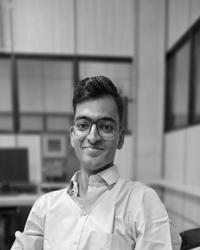
#> input picture Media/gray.jpg, 200 x 250 px, found by its file name
$ python pract3.py
#> lines starting #> are read from the running program, lines starting #| are printed output that depends on the picture
import numpy as np
from PIL import Image, ImageFilter

input_mean_img = Image.open('./Media/gray.jpg')
#> input_mean_img is the input picture: PIL image 200x250 L; min 0, max 255, mean 141.5
input_mean_img = np.array(input_mean_img)

input_median_img = Image.open('./Media/noisy_img.jpg')
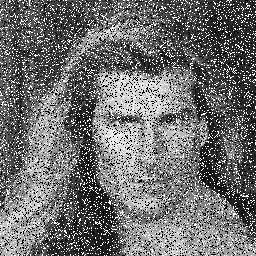
#> input picture Media/noisy_img.jpg, 256 x 256 px, found by its file name
#> input_median_img is the input picture: PIL image 256x256 L; min 0, max 255, mean 111.4
input_median_img = np.array(input_median_img)

kernel_size = 3

# Function to implement Mean Filter
def mean_filter(image, filter_size):
#> called with filter_size = 3
    kernel = np.ones((filter_size, filter_size))
    kernel /= np.sum(kernel)

    height, width = image.shape
#> height = 250; width = 200

    output_image = np.zeros((height, width), dtype=np.uint8)

    # Apply the mean filter to the image
    for i in range(height - filter_size + 1):
        for j in range(width - filter_size + 1):
            # Region of Kernel (Applying mask)
            rok = image[i:i+filter_size, j:j+filter_size]

            # Apply the filter by element-wise multiplication and summation
            output_pixel = np.sum(rok * kernel)

            # Place the result in the output image
            output_image[i + filter_size // 2, j + filter_size // 2] = int(output_pixel)
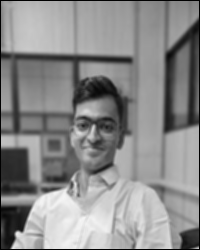
#> output_image: shape (250, 200); min 0, max 245, mean 138.6

    output_image = Image.fromarray(output_image)
    return output_image

output_mean_img = mean_filter(input_mean_img, kernel_size)
output_mean_img.save('./Media/output_mean.jpg')


# Function to implement Median Filter
def median_filter(image, filter_size):
#> called with filter_size = 3
    height, width = image.shape
#> height = 256; width = 256

    # Create an output array with the same shape as the input
    output_array = np.zeros_like(image)

    # Apply the median filter
    for i in range(height):
        for j in range(width):
            kernel = image[max(0, i - filter_size // 2):min(height, i + filter_size // 2 + 1),
                             max(0, j - filter_size // 2):min(width, j + filter_size // 2 + 1)]

            output_array[i, j] = np.median(kernel)
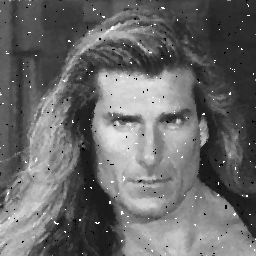
#> output_array: shape (256, 256); min 0, max 255, mean 104.2

    # Create a Pillow image from the filtered array
    output_image = Image.fromarray(output_array)
    return output_image

output_median_img = median_filter(input_median_img, kernel_size)
output_median_img.save('./Media/output_median.jpg')

def gaussian_blur(image_path):
#> called with image_path = './Media/sample3.jpg'
    image = Image.open(image_path)
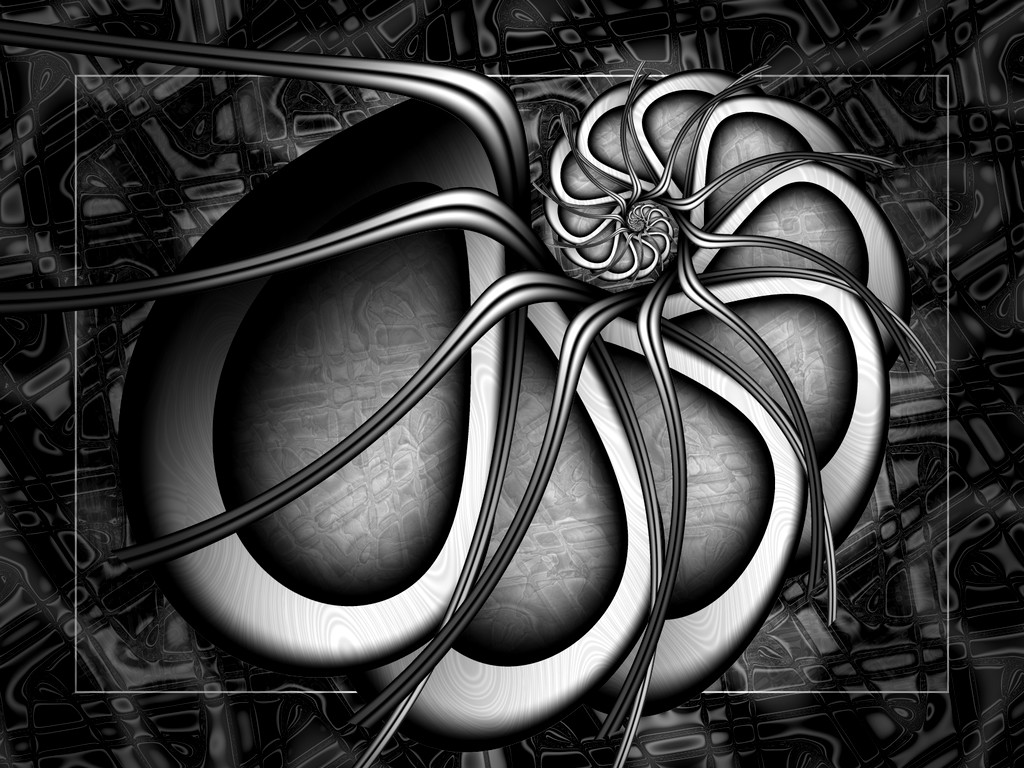
#> input picture Media/sample3.jpg, 1024 x 768 px, found by its file name
#> image is the input picture: PIL image 1024x768 RGB; min 0, max 255, mean 62.8
    output_img = image.filter(ImageFilter.GaussianBlur(radius = 3))
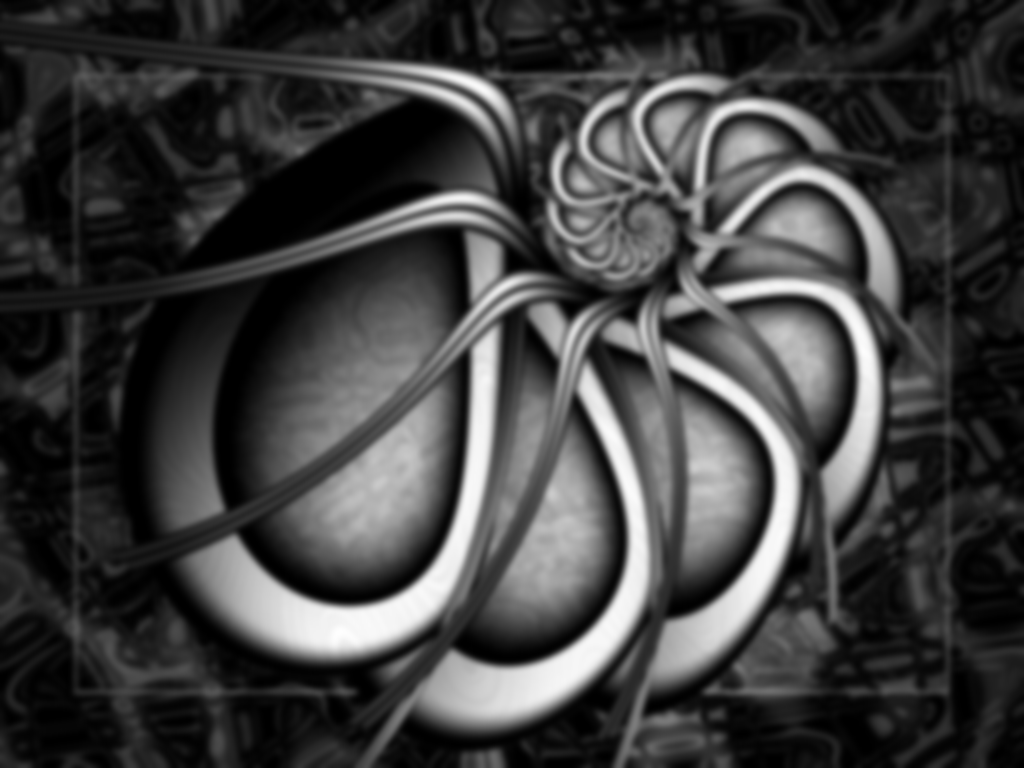
#> output_img: PIL image 1024x768 RGB; min 0, max 254, mean 62.8
    return output_img

output_gaussian_blur_image = gaussian_blur('./Media/sample3.jpg')
output_gaussian_blur_image.save('./Media/output_gaussian.jpg')

# Function to implement Laplacian Filter
def laplacian_filter(image):
    laplacian_kernel = np.array([[0, 1, 0],
                                 [1, -4, 1],
                                 [0, 1, 0]])
    height, width = image.shape
#> height = 250; width = 200
    pad = len(laplacian_kernel) // 2 # Padding size for borders
    # Create an empty result image
    output_image = np.zeros((height, width), dtype=np.uint8)

    # Convolve the image
    for y in range(pad, height - pad):
        for x in range(pad, width - pad):
            output_image[y, x] = np.sum(image[y - pad:y + pad + 1, x - pad:x + pad + 1] * laplacian_kernel)
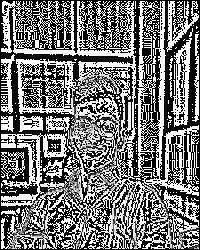
#> output_image: shape (250, 200); min 0, max 255, mean 118.5
    output_image = np.clip(output_image, 0, 255).astype(np.uint8)
    output_image = Image.fromarray(output_image)
    return output_image

output_laplace_img = laplacian_filter(input_mean_img)
output_laplace_img.save('./Media/output_laplace.jpg')
